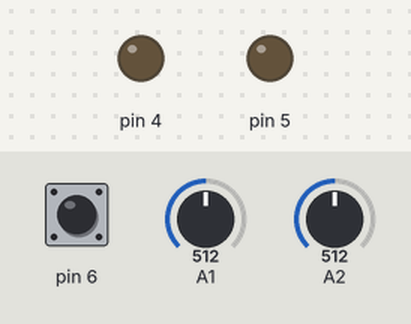
Bench run of a sketch on a simulated Arduino Uno, built with avr-gcc and run on an emulated ATmega328P. On the bench: output pins drawn as LEDs (lit = HIGH). The inputs (shaded band) are chosen by the test bench; at power-on: A1 = 512, A2 = 512, pin 6 HIGH.

Above: at 1.2 s.
1.3 s: A1 set to 552
2.8 s: A1 set to 576
At 3.1 s:
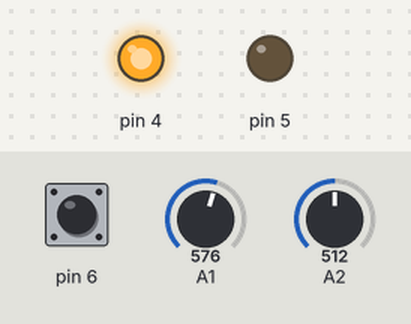
4.3 s: A2 set to 534
At 5.5 s:
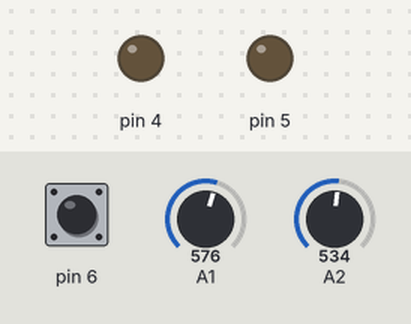
5.8 s: A2 set to 619
7.3 s: A2 set to 635
At 7.7 s:
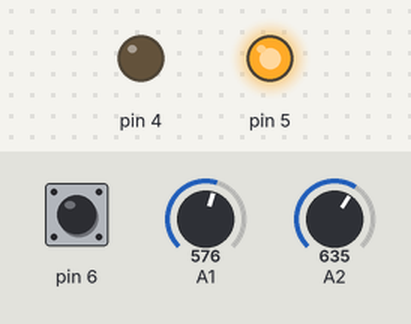
8.8 s: A2 set to 511
At 10.1 s:
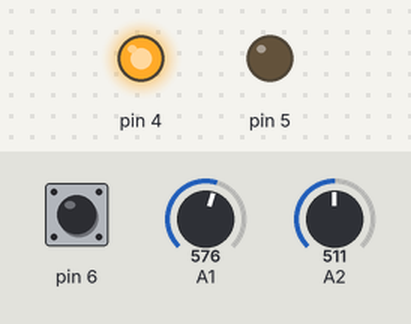
Timing chart, 0 to 11.3 s (numbered marks = the images above; inputs shaded):
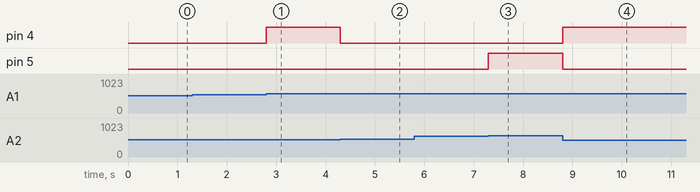

Measured:
- the behaviour switches between 562 and 563 on A1 (found by bisection; images 0 and 1)
- the behaviour switches between 525 and 526 on A2 (found by bisection; images 1 and 2)
- the behaviour switches between 626 and 627 on A2 (found by bisection; images 2 and 3)
- after the input at 1.3 s, every drawn part: stays the same
- after the input at 2.8 s, pin 4: LOW → HIGH at once
- after the input at 4.3 s, pin 4: HIGH → LOW at once
- after the input at 5.8 s, every drawn part: stays the same
- after the input at 7.3 s, pin 5: LOW → HIGH at once
- after the input at 8.8 s, pin 4: LOW → HIGH at once; pin 5: HIGH → LOW at once

The sketch:

Solar_Tracking_System.ino
```cpp
void setup() {
  pinMode(4, OUTPUT);
  pinMode(5, OUTPUT);
  pinMode(6, INPUT);
  digitalWrite(6, HIGH);
}

void loop() {
  int SL = analogRead(A1);
  int SR = analogRead(A2);
  boolean ST = digitalRead(6);
  if (ST == HIGH)
  {
    if (SL > SR + 50)
    {
      digitalWrite(4, HIGH);
      digitalWrite(5, LOW);
    }
    else if (SR > SL + 50)
    {
      digitalWrite(5, HIGH);
      digitalWrite(4, LOW);
    }
    else
    {
      digitalWrite(5, LOW);
      digitalWrite(4, LOW);
    }
  }
  else
  {
    digitalWrite(5, LOW);
    digitalWrite(4, LOW);
  }
}
```
